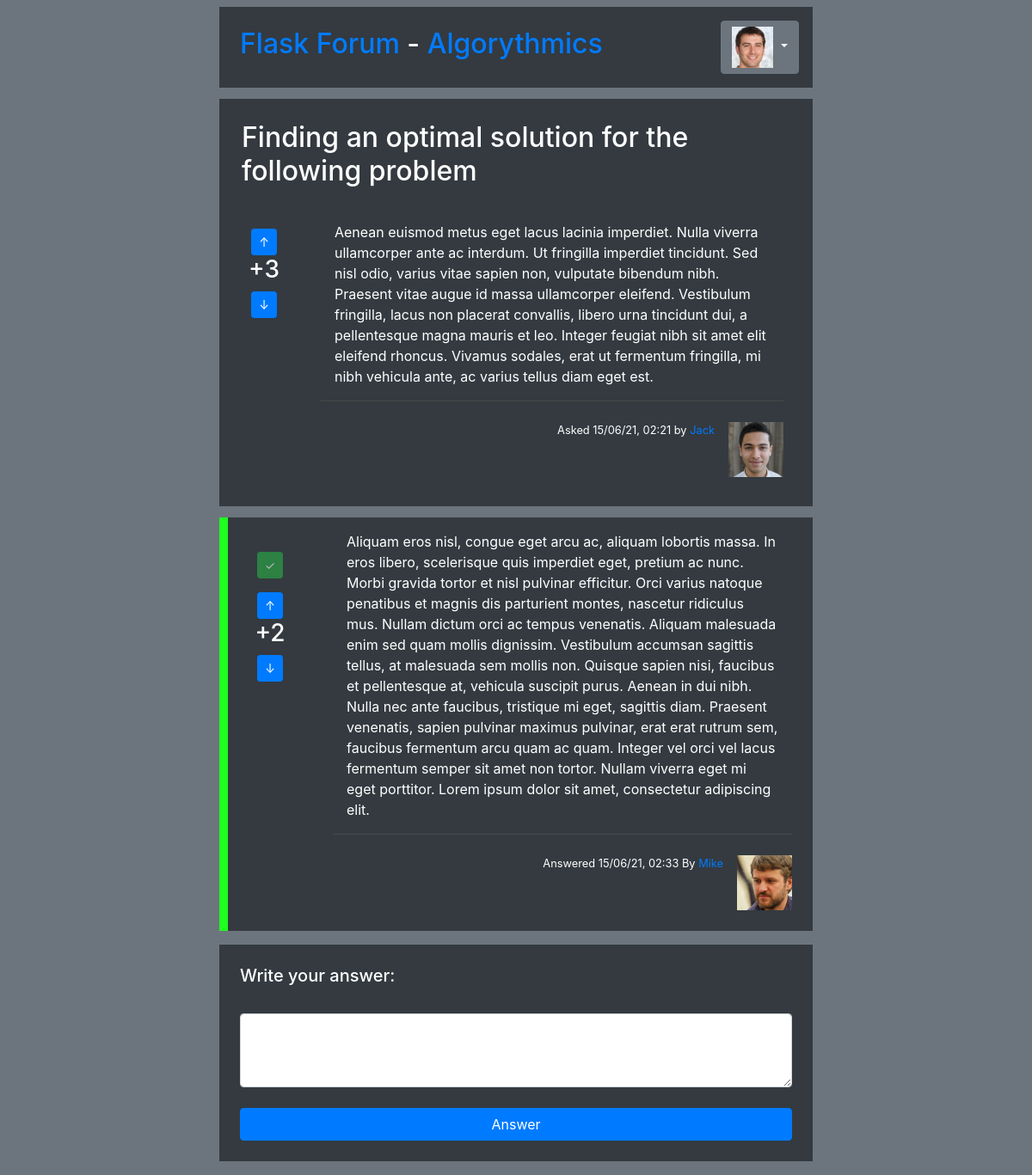
Page /question/?question_id=1 (signed in) on the committed database.
### models.py (models this page shows)
class Category(db.Model):
    __tablename__ = "categories"
    id = Column(Integer, primary_key=True)
    name = Column(String(50))
    description = Column(String(500))
    questions = relationship("Question")

class Post(db.Model):
    __tablename__ = "posts"
    id = Column(Integer, primary_key=True)
    author_id = Column(Integer, ForeignKey('users.id'))
    content = Column(String(1000))
    votes = relationship("Vote", lazy='dynamic')
    author = relationship("User")
    date = Column(DateTime)
    __mapper_args__ = {'polymorphic_identity':'posts'}

class Question(Post):
    __tablename__ = "questions"
    id = Column(Integer, ForeignKey('posts.id'), primary_key=True)
    title = Column(String(50))
    category_id = Column(Integer, ForeignKey('categories.id'))
    __mapper_args__ = {'polymorphic_identity':'questions'}

class Post(db.Model):
    __tablename__ = "posts"
    id = Column(Integer, primary_key=True)
    author_id = Column(Integer, ForeignKey('users.id'))
    content = Column(String(1000))
    votes = relationship("Vote", lazy='dynamic')
    author = relationship("User")
    date = Column(DateTime)
    __mapper_args__ = {'polymorphic_identity':'posts'}

class User(UserMixin, db.Model):
    __tablename__ = "users"
    id = Column(Integer, primary_key=True)
    email = Column(String(50), unique=True)
    name = Column(String(50))
    password = Column(String(100))
    join_date = Column(Date)
    description = Column(String(500))
    questions = relationship("Question")
    answers = relationship("Answer")
    votes = relationship("Vote")

### views/question.py (the view)
@question_blueprint.route("/question/")
def question():
    question = db.session.query(Question).filter_by(id = int(request.args.get('question_id'))).first()
    answers = db.session.query(Answer).filter_by(question_id = question.id)
    question_data = utils.get_questions_data([question])[0]
    answers_data = utils.get_answers_data(answers)
    data = utils.get_base_data()
    data['question_data'] = question_data
    data['answers_data'] = answers_data
    data['category'] = db.session.query(Category).filter_by(id = question.category_id).first()
    data['has_best'] = answers.filter_by(is_best=True).first() != None
    if 'answer_id' in request.args:
        answer_id = int(request.args.get('answer_id'))
        data['answer_id'] = answer_id
    return render_template(
        'question.html',
        data = data
    )

### main.py (called while the page is built)
@login_manager.user_loader
def load_user(user_id):
    return User.query.get(int(user_id))

### views/utils.py (called while the page is built)
def get_base_data():
    data = {}
    data['logged_user_id'] = current_user.id if current_user.is_authenticated else -1
    return data

def get_questions_data(questions):
    questions_data = []
    for question in questions:
        votes_up = question.votes.filter_by(is_up = True).count()
        votes_down = question.votes.filter_by(is_up = False).count()
        votes_sum = votes_up - votes_down
        question_answers = Answer.query.filter_by(question_id=question.id)
        questions_data.append({
            'question': question,
            'votes_sum': votes_sum,
            'answers_count': question_answers.count(),
            'author_name': question.author.name,
            'has_best': question_answers.filter_by(is_best=True).first() != None,
            'time': question.date.strftime('%d/%m/%y, %H:%M'),
        })
    return questions_data

def get_answers_data(answers):
    answers_data = []
    for answer in answers:
        votes_up = answer.votes.filter_by(is_up = True).count()
        votes_down = answer.votes.filter_by(is_up = False).count()
        votes_sum = votes_up - votes_down
        answers_data.append({
            'answer': answer,
            'question_title': Question.query.filter_by(id=int(answer.question_id)).first().title,
            'votes_sum': votes_sum,
            'is_best': answer.is_best,
            'time': answer.date.strftime('%d/%m/%y, %H:%M')
        })
    return answers_data

### templates/question.html (shortened to what this page needs)
{% extends "base.html" %}
{% block content %}
<div class="d-flex flex-column" style="width: 100%;">
    <div class="header bg-dark">
        <div class="d-flex p-3">
            <h2>{{data.question_data.question.title}}</h2>
        </div>
        <div class="d-flex flex-row">
            <div class="p-4 text-center">
                {% if data.logged_user_id != -1 %}
                    <button type="button" class="btn btn-primary btn-sm vote_btn_up" id="{{data.question_data.question.id}}">↑</button>
                {% else %}
                    <a href="{{url_for('log_in_blueprint.log_in')}}"><button type="button" class="btn btn-primary btn-sm">↑</button></a>
                {% endif %}
                <h3  class="post_votes" id="{{data.question_data.question.id}}">
                    {%if data.question_data.votes_sum > 0 %}
                    +{{data.question_data.votes_sum}}
                    {% else %}
                        {{data.question_data.votes_sum}}
                    {% endif %}
                </h3>
                {% if data.logged_user_id != -1 %}
                    <button type="button" class="btn btn-primary btn-sm vote_btn_down" id="{{data.question_data.question.id}}">↓</button>
                {% else %}
                    <a href="{{url_for('log_in_blueprint.log_in')}}"><button type="button" class="btn btn-primary btn-sm">↓</button></a>
                {% endif %}
            </div>
            <div class="p-2 mx-4 p-3" style="width:100%; border-bottom: 1px solid rgb(73, 73, 73);">{{data.question_data.question.content}}</div>
        </div>
        <div class="d-flex p-3 justify-content-end">
            <div class="d-flex p-2">
                <p class="small">Asked {{data.question_data.time}} by <a href="{{url_for('user_profile_blueprint.user_profile', user_id=data.question_data.question.author_id)}}">{{data.question_data.author_name}}</a></p>
            </div>
            <div class="d-flex p-2">
                <img src="/static/profiles/{{data.question_data.question.author_id}}.jpg" height="64" width="64"/>
            </div>
        </div>
    </div>
    {% for answer_data in data.answers_data %}
    <div id="{{answer_data.answer.id}}" class="bg-dark my-2" style="color: white; {% if answer_data.answer.is_best %} border-left: 10px solid rgb(31, 255, 31) {% endif %}">
        <div class="d-flex flex-row">
            <div class="p-4 text-center">
                {% if answer_data.answer.is_best %}
                <a href="#"><button type="button" class="btn btn-success btn-sm my-3" disabled>✓</button></a>
                {% endif %}
                {% if data.logged_user_id != -1 %}
                    <button type="button" class="btn btn-primary btn-sm vote_btn_up" id="{{answer_data.answer.id}}">↑</button>
                {% else %}
                    <a href="{{url_for('log_in_blueprint.log_in')}}"><button type="button" class="btn btn-primary btn-sm">↑</button></a>
                {% endif %}
                <h3 class="post_votes" id="{{answer_data.answer.id}}">
                    {%if answer_data.votes_sum > 0 %}
                    +{{answer_data.votes_sum}}
                    {% else %}
                        {{answer_data.votes_sum}}
                    {% endif %}
                </h3>
                {% if data.logged_user_id != -1 %}
                    <button type="button" class="btn btn-primary btn-sm vote_btn_down" id="{{answer_data.answer.id}}">↓</button>
                {% else %}
                    <a href="{{url_for('log_in_blueprint.log_in')}}"><button type="button" class="btn btn-primary btn-sm">↓</button></a>
                {% endif %}
            </div>
            <div class="mx-4 p-3" style="width:100%; border-bottom: 1px solid rgb(73, 73, 73);">{{answer_data.answer.content}}</div>
        </div>
        <div class="d-flex p-3 justify-content-end">
            <div class="d-flex p-2">
                <p class="small">Answered {{answer_data.time}} By <a href="{{url_for('user_profile_blueprint.user_profile', user_id=answer_data.answer.author_id)}}">{{answer_data.answer.author.name}}</a></p>
            </div>
            <div class="d-flex p-2">
                <img src="/static/profiles/{{answer_data.answer.author_id}}.jpg" height="64" width="64"/>
            </div>
        </div>
    </div>
    {% endfor %}
    <div class="bg-dark my-2 p-4" style="color: white">
        {%if data.logged_user_id != -1 %}
        <form method="POST" action="/question/">
            <div class="d-flex">
                <h5>Write your answer:</h5>
            </div>
            <div class="d-flex mt-4">
                <textarea name="answer" class="form-control" rows="3"></textarea>
            </div>
            <div class="d-flex mt-4">
                <input type="submit" value="Answer" class="btn btn-primary btn-block"/>
            </div>
        </form>
        {% endif %}
    </div>
</div>
{% endblock %}

### templates/base.html (shortened to what this page needs)
<!DOCTYPE html>
<head>
    <link rel="stylesheet" href="https://stackpath.bootstrapcdn.com/bootstrap/4.3.1/css/bootstrap.min.css">
    <link rel="stylesheet" href="/static/styles/style.css">
</head>
    <body class="bg-secondary" style="height: 100%; width: 100%;">
        <div class="container-fluid" style="width: 60%; margin:auto">
            <div class="d-flex flex-row bg-dark p-3 my-2">
                <div class="d-flex mr-auto">
                    <h2 class="p-2" style="color:white">
                        <a href="/home/">Flask Forum</a>
                        {% if data.category %}
                        - <a href="{{url_for('home_blueprint.category', category_id=data.category.id)}}">{{data.category.name}}</a>
                        {% endif %}
                    </h2>
                </div>
                <div class="d-flex">
                    {%if data.logged_user_id != -1 %}
                    <div class="btn-group">
                        <button class="btn btn-secondary dropdown-toggle" type="button" id="dropdownMenuButton" data-toggle="dropdown" aria-haspopup="true" aria-expanded="false">
                            <img src="/static/profiles/{{data.logged_user_id}}.jpg" height="48" width="48"/>
                        </button>
                    </div>
                    {% else %}
                    <a href="{{url_for('log_in_blueprint.log_in')}}"><input type="submit" class="btn btn-primary mr-1 mt-3 btn-sm" value="Log In"></input></a>
                    <a href="{{url_for('sign_up_blueprint.sign_up')}}"><input type="submit" class="btn btn-info mt-3 btn-sm" value="Sign up"></input></a>
                    {% endif %}
                </div>
            </div>
            <div class="d-flex flex-row my-2" style="color: white;">
                <div class="d-flex" style="width:100%;">
                    {% block content %}
                    {% endblock %}
                </div>
            </div>
        </div>
    </body>
</html>

### static/styles/style.css (style rules this page uses)
.header { width: 100%; margin-top: 5px; margin-bottom: 5px; padding: 10px; color: white; }

### rows in the picture
Category: category.name "Algorythmics"
Question: question_data.question "Finding an optimal solution for the following problem", votes_sum "2", answer.content "Aliquam eros nisl, congue eget arcu ac, aliquam lobortis massa. In eros libero, scelerisque quis imperdiet eget, pretium ac nunc. Morbi gravida tortor et nisl pulvinar efficitur. Orci varius natoque penatibus et magnis dis parturient montes, nascetur ridiculus mus. Nullam dictum orci ac tempus venenatis. Aliquam malesuada enim sed quam mollis dignissim. Vestibulum accumsan sagittis tellus, at malesuada sem mollis non. Quisque sapien nisi, faucibus et pellentesque at, vehicula suscipit purus. Aenean in dui nibh. Nulla nec ante faucibus, tristique mi eget, sagittis diam. Praesent venenatis, sapien pulvinar maximus pulvinar, erat erat rutrum sem, faucibus fermentum arcu quam ac quam. Integer…", time "15/06/21, 02:33", answer.author.name "Mike"
Post: question_data.question.content "Aenean euismod metus eget lacus lacinia imperdiet. Nulla viverra ullamcorper ante ac interdum. Ut fringilla imperdiet tincidunt. Sed nisl odio, varius vitae sapien non, vulputate bibendum nibh. Praesent vitae augue id massa ullamcorper eleifend. Vestibulum fringilla, lacus non placerat convallis, libero urna tincidunt dui, a pellentesque magna mauris et leo. Integer feugiat nibh sit amet elit eleifend rhoncus. Vivamus sodales, erat ut fermentum fringilla, mi nibh vehicula ante, ac varius tellus diam eget est."
User: question_data.author_name "Jack"

### other values in the picture
{{ data.question_data.votes_sum }} "3"
{{ data.question_data.time }} "15/06/21, 02:21"
